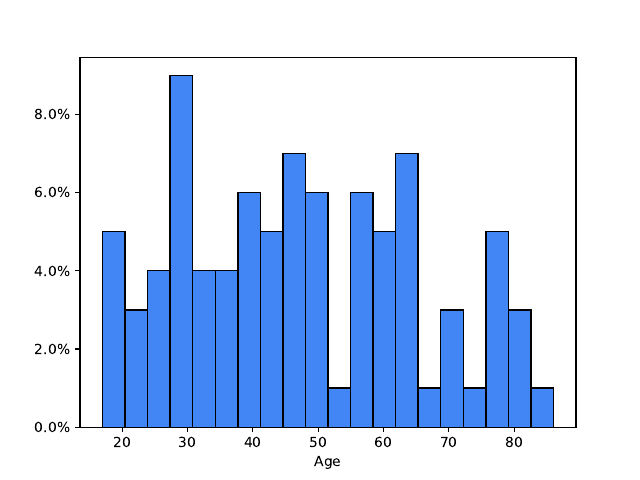

Write Python code to recreate this figure.
import csv
from datetime import date, datetime
import pandas as pd
import matplotlib.pyplot as plt
from matplotlib.backends.backend_pdf import PdfPages
from spreadsheet import get_worksheet


def age(birthdate):
    """
    Calculates age based on birthdate.
    """
    today = date.today()
    age = (today.year - birthdate.year
           - ((today.month, today.day) < (birthdate.month, birthdate.day)))
    return str(age)


def data_for_stats():
    """
    Prepares data for stats and writes it to csv
    """
    data = get_worksheet("customers")
    for item in data[1:]:
        item[3] = age(datetime.strptime(item[3], "%d-%m-%Y").date())
    with open("stats.csv", "w", newline="") as f:
        f.truncate()
        writer = csv.writer(f)
        writer.writerows(data)


def customers_stats():
    """
    Writes customers stats in pdf file.
    """
    df = pd.read_csv('stats.csv')
    plt.figure()
    plt.hist(df["BD"], bins=20, color="blue", edgecolor="black")
    plt.gca().yaxis.set_major_formatter(plt.FuncFormatter('{}%'.format))
    plt.xlabel('Age')

    plt.figure()
    plt.pie([(df['NUM OF BOOKINGS'].sum()-df['CANCELLED'].sum()),
            df['CANCELLED'].sum()], autopct='%1.1f%%',
            labels=["Total number of bookings", "Cancelled"])
    plt.xlabel('Bookings vs cancelled')

    plt.figure()
    plt.hist(df['NUM OF BOOKINGS'], bins=20, color="green", edgecolor="black")
    plt.gca().yaxis.set_major_formatter(plt.FuncFormatter('{}%'.format))
    plt.xlabel('Number of bookings per customer')

    plt.figure()
    x = pd.DataFrame(df)
    bins = [0, 20, 30, 40, 50, 60, 120]
    labels = ["below 20", "20-30", "30-40", "40-50", "50-60", "60+"]
    x["Age groups"] = pd.cut(x["BD"], bins=bins, labels=labels, right=False)
    pie_data = (x.groupby("Age groups")["BD"].count()).to_frame()
    pie_data["Age groups"] = round((pie_data.BD/sum(pie_data.BD))*100, 2)
    pie_data["Age groups"].plot.pie(autopct='%1.1f%%')

    pdf_pgs = PdfPages("stats.pdf")
    fig_nums = plt.get_fignums()
    figs = [plt.figure(n) for n in fig_nums]
    for fig in figs:
        fig.savefig(pdf_pgs, format='pdf')
    pdf_pgs.close()
